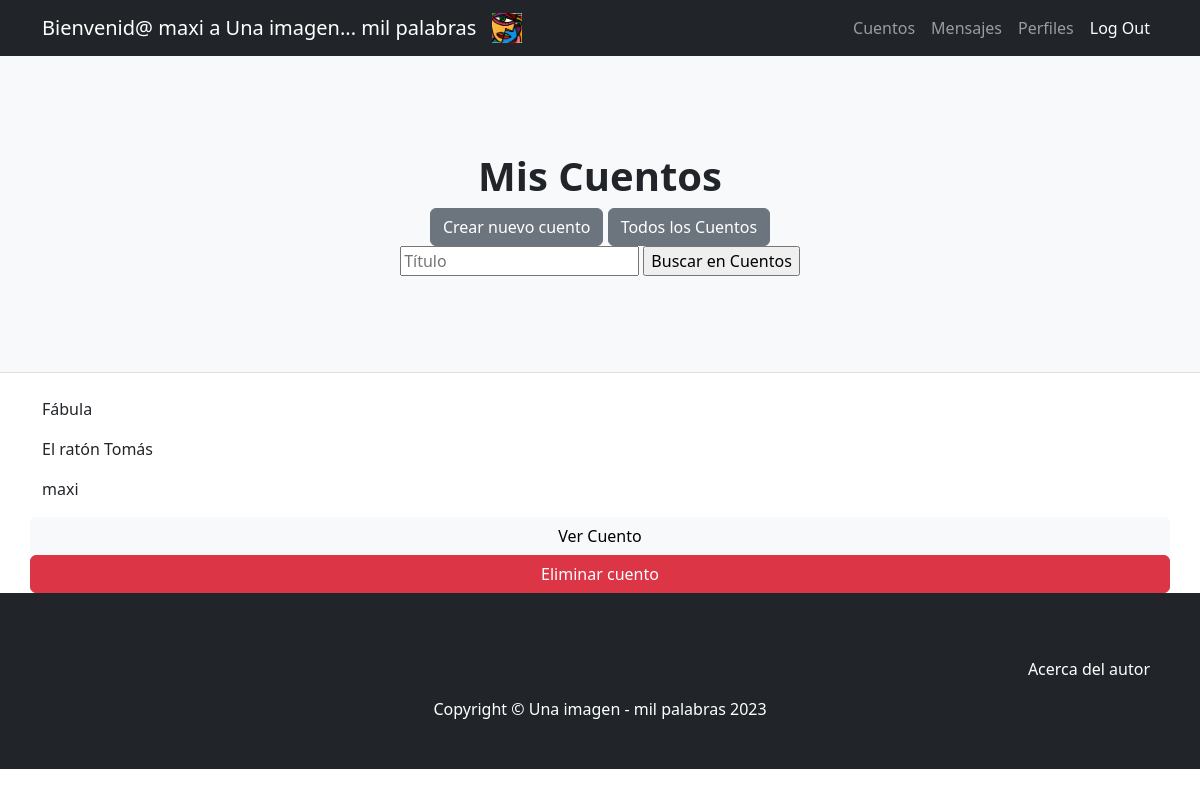
The page /AppCuentos/misCuentos/ (signed in) on the database its author committed.
### AppCuentos/models.py (models this page shows, shortened)
class Cuento(models.Model):
    fecha=models.DateField()
    categoria=models.CharField(max_length=20)
    titulo=models.CharField(max_length=50, unique=True)
    subtitulo=models.CharField(max_length=100)
    cuerpo=models.CharField(max_length=100000)
    autor=models.ForeignKey(User, on_delete=models.CASCADE)
    foto=models.ImageField(upload_to="fotos") #Hay que ponerlo en la carpeta media como el de avatars

### AppCuentos/views.py (the view)
# urls.py: path('misCuentos/', misCuentos, name='misCuentos'),
@login_required
def misCuentos(request):
    cuentos=Cuento.objects.all()
    if len(cuentos)==0:
        mensaje="Aún no hay cuentos cargados... Inspirate y da el primer paso"
    else:
        mensaje=''
    return render(request,"AppCuentos/misCuentos.html", {'cuentos':cuentos,'mensaje':mensaje,"avatar":obtenerAvatar(request)})

### AppUsuarios/views.py (called while the page is built)
@login_required
def obtenerAvatar(request):
    avatares=Avatar.objects.filter(user=request.user.id)
    if len(avatares)!=0:
        return avatares[0].imagen.url
    else:
        return "/media/avatars/default.png"

### AppCuentos/templates/AppCuentos/misCuentos.html (shortened to what this page needs)
{% extends "AppUsuarios/padre.html" %}
{% load static %}
{% block titulo %}
<h1 class="fw-bolder">Mis Cuentos</h1>
<a class="btn btn-secondary" href="{% url 'nuevoCuento' %}">Crear nuevo cuento</a>
<a class="btn btn-secondary" href="{% url 'inicioCuentos' %}">Todos los Cuentos</a>
<form action="{% url 'buscarCuento' %}" method="GET">
    <input type="text" name="titulo" id="titulo" placeholder="Título">
    <input type="submit" value="Buscar en Cuentos">
</form>
{% endblock %}
{% block cuerpo %}
<body>
    {% for cuento in cuentos %}
    {% if cuento.autor == request.user %}
    <p>{{ cuento.categoria }}</p>
    <p>{{ cuento.titulo }}</p>
    <p>{{ cuento.autor }}</p>
    <a class="btn btn-light" href="{% url 'verCuento'  cuento.id  %}">Ver Cuento </a>
    <a class="btn btn-danger" href="{% url 'eliminarCuento'  cuento.id  %}">Eliminar cuento </a>
    {% endif %}
    {% endfor %}
</body>
{% endblock %}

### AppUsuarios/templates/AppUsuarios/padre.html (shortened to what this page needs)
<!DOCTYPE html>
<html lang="en">
    <head>
        {% load static %}
        <link href="{% static 'AppUsuarios/css/styles.css' %}" rel="stylesheet" />
    </head>
    <body>
        <nav class="navbar navbar-expand-lg navbar-dark bg-dark">
            <div class="container">
                {% if user.is_authenticated %}
                <a class="navbar-brand" href="{% url 'inicioUsuarios' %}">Bienvenid@ {{ user.username }} a Una imagen... mil palabras</a>
                <img src="{{ avatar }}" alt="" width="30" height="30">
                <div class="collapse navbar-collapse" id="navbarSupportedContent">
                    <ul class="navbar-nav ms-auto mb-2 mb-lg-0">
                        <li class="nav-item"><a class="nav-link" href="{% url 'inicioCuentos' %}">Cuentos</a></li>
                        <li class="nav-item"><a class="nav-link" href="{% url 'mensajes' %}">Mensajes</a></li>
                        <li class="nav-item"><a class="nav-link" href="{% url 'verMiPerfil' %}">Perfiles</a></li>
                        <li class="nav-item"><a class="nav-link active" aria-current="page" href="{% url 'logout' %}">Log Out</a></li>
                    </ul>
                {% endif %}
                </div>
            </div>
        </nav>
        <header class="py-5 bg-light border-bottom mb-4">
            <div class="container">
                <div class="text-center my-5">
                    {% block titulo %}
                    {% endblock %}
                </div>
            </div>
        </header>
        <div class="container">
            <div class="row">
                {% block cuerpo %}
                {% endblock %}
            </div>
        </div>
        <footer class="py-5 bg-dark">
            <nav class="navbar navbar-expand-lg navbar-dark bg-dark">
                <div class="container">
                    <div class="collapse navbar-collapse" id="navbarSupportedContent">
                        <ul class="navbar-nav ms-auto mb-2 mb-lg-0">
                            <li class="nav-item"><a class="nav-link active" aria-current="page" href="{% url 'about' %}">Acerca del autor</a></li>
                        </ul>
                    </div>
                </div>
            </nav>
            <div class="container">
                <p class="m-0 text-center text-white">Copyright &copy; Una imagen - mil palabras 2023</p>
            </div>
        </footer>
    </body>
</html>

### rows shown on the page
Cuento: categoria "Fábula", titulo "El ratón Tomás", autor "maxi"

### other values the page prints
{{ user.username }} "maxi"
